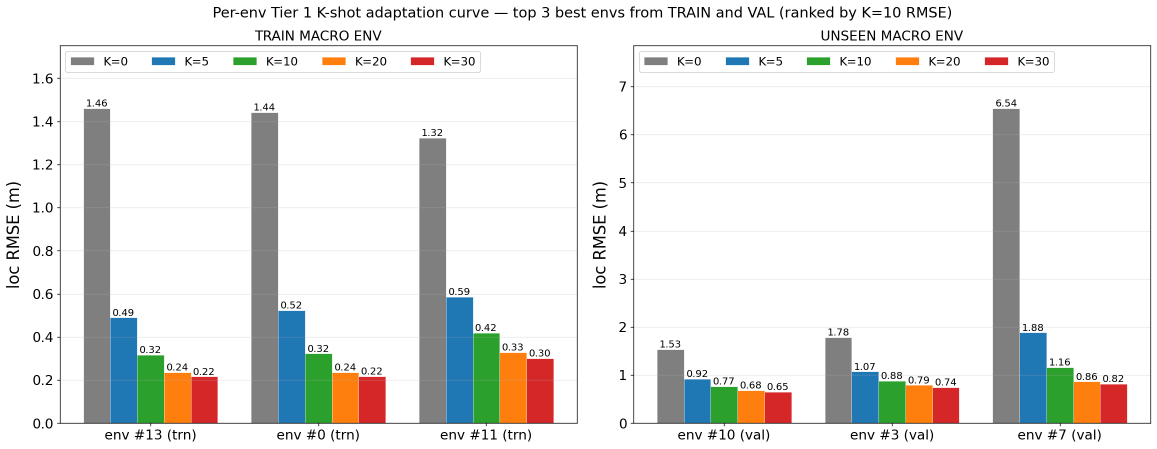
#> input picture figures/tier1_top5_per_env.png, 2313 x 898 px, found by its file name (shown at 1/2 size)
$ python viz_tier1_top5_bw_overlay.py
#> lines starting #> are read from the running program, lines starting #| are printed output that depends on the picture; after the words box and inside, x2 and y2 are one past the last pixel; in counts of white or black regions, pixels touching at a corner belong together
"""Add a black/white-print-friendly pattern overlay to an existing
`tier1_top5_per_env.png` figure.

The original figure encodes per-point localization error via the
`coolwarm` colormap (blue=low, red=high). When printed in grayscale,
both ends of `coolwarm` collapse to similar mid-grays, so the error
information is lost.

This script keeps every original pixel of the figure (colors,
position, axis labels, colorbar — nothing changes) and ONLY adds a
stippling pattern whose density scales with the same per-point error
that the color encodes. The pattern rides ON TOP of the dots:
   - low-error (blue) dots get sparse stippling  -> light gray in B&W
   - high-error (red) dots get dense stippling   -> dark in B&W
On a color print, the colors still tell the story. On a B&W laser
print, the stippling density carries the same story.

The script is data-agnostic: it never touches the underlying CSV or
checkpoint, only the PNG pixels.

Usage:
    python3.11 -m scripts.viz_tier1_top5_bw_overlay \\
        --in  figures/tier1_top5_per_env.png \\
        --out figures/tier1_top5_per_env_bw.png
"""
from __future__ import annotations
import argparse
import numpy as np
from PIL import Image, ImageDraw
from scipy import ndimage


# [17 lines left out: function _coolwarm_to_err, not called in this run]


def _is_data_pixel(rgb: np.ndarray) -> np.ndarray:
    """Boolean mask: True where this pixel is a scatter dot (vs.
    background, axis chrome, or colorbar). A data pixel is saturated
    and lies somewhere on the coolwarm trajectory between blue and red."""
    r, g, b = rgb[..., 0].astype(np.float32), rgb[..., 1].astype(np.float32), rgb[..., 2].astype(np.float32)
    chroma = np.maximum(np.maximum(r, g), b) - np.minimum(np.minimum(r, g), b)
    luma = 0.299 * r + 0.587 * g + 0.114 * b
    is_colored = chroma > 15
    not_chrome = luma > 25
    return is_colored & not_chrome


def _is_tab10_outline(rgb: np.ndarray) -> np.ndarray:
    """matplotlib's tab10 colormap has 10 saturated colors used for
    the auto-cycled marker edgecolors. They're NOT part of the
    coolwarm error encoding — exclude them from stippling."""
    tab10 = {(31, 119, 180), (255, 127, 14), (44, 160, 44),
             (214, 39, 40), (148, 103, 189), (140, 86, 75),
             (227, 119, 194), (127, 127, 127), (188, 189, 34),
             (23, 190, 207)}
    r, g, b = rgb[..., 0].astype(np.int32), rgb[..., 1].astype(np.int32), rgb[..., 2].astype(np.int32)
    # Match tab10 within ±2 per channel (anti-alias edges)
    matched = np.zeros(rgb.shape[:2], dtype=bool)
    for tr, tg, tb in tab10:
        matched |= ((np.abs(r - tr) <= 3) & (np.abs(g - tg) <= 3) & (np.abs(b - tb) <= 3))
    return matched


def _build_cross_overlay(size: tuple[int, int], dot_mask: np.ndarray) -> Image.Image:
    """Draw a small black "+" cross at the center of every scatter dot.

    Simple, high-contrast pattern that reads on B&W print: every dot
    gets a visible black crosshair whether or not the underlying
    color is dark. The pattern density carries no information; the
    cross is uniform across all dots. The dot COLOR still carries the
    error magnitude; on B&W print, the cross just ensures each dot
    is visually distinct from the background.
    """
    H, W = size
    overlay = np.zeros((H, W, 4), dtype=np.uint8)
    period = 5
    for y in range(0, H, period):
        for x in range(0, W, period):
            block = dot_mask[y:y+period, x:x+period]
            if not block.any():
                continue
            cy = y + period // 2
            cx = x + period // 2
            # 5x5 black "+": horizontal stroke 5px wide, vertical stroke 5px tall
            for d in range(-2, 3):
                if 0 <= cy < H and 0 <= cx+d < W:
                    overlay[cy, cx+d] = [0, 0, 0, 255]
                if 0 <= cy+d < H and 0 <= cx < W:
                    overlay[cy+d, cx] = [0, 0, 0, 255]
            # Center pixel black
            if 0 <= cy < H and 0 <= cx < W:
                overlay[cy, cx] = [0, 0, 0, 255]
    return Image.fromarray(overlay, mode="RGBA")


def main():
    p = argparse.ArgumentParser()
    p.add_argument("--in", dest="in_path",
                   default="../figures/tier1_top5_per_env.png")
    p.add_argument("--out", dest="out_path",
                   default="../figures/tier1_top5_per_env_bw.png")
    p.add_argument("--vmin", type=float, default=0.0)
    p.add_argument("--vmax", type=float, default=0.7)
    args = p.parse_args()

    src = Image.open(args.in_path).convert("RGB")
    arr = np.array(src)
    H, W, _ = arr.shape
    print(f"loaded {args.in_path}: {W}x{H}")
#| loaded ../figures/tier1_top5_per_env.png: 2313x898

    # Mask: only put crosshairs on actual scatter dots (not background,
    # not axis text/lines, not the colorbar, not tab10 outlines).
    is_dot = _is_data_pixel(arr)
#> in _is_data_pixel, `is_colored = chroma > 15`:
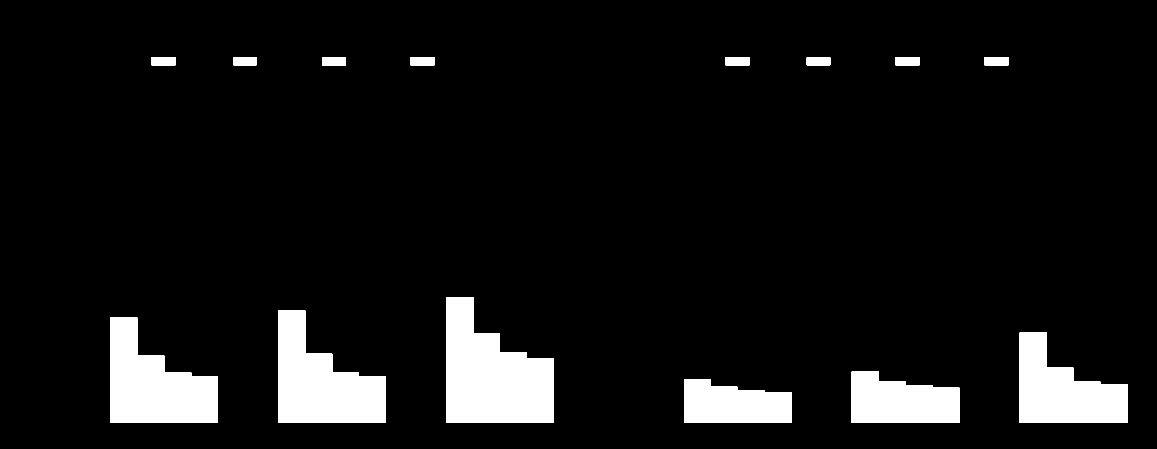
#> is_colored: shape (898, 2313) bool (shown at 1/2 size); 7.8% white; 14 white regions, largest, box (x1, y1, x2, y2) and area: (892, 594, 1108, 846) 37979, (556, 621, 772, 846) 30255, (220, 635, 436, 846) 29331
    is_outline = _is_tab10_outline(arr)
#> in _is_tab10_outline, `r, g, b = rgb[..., 0].astype(np.int32), rgb[..., 1].astype(np.int32), ..`:
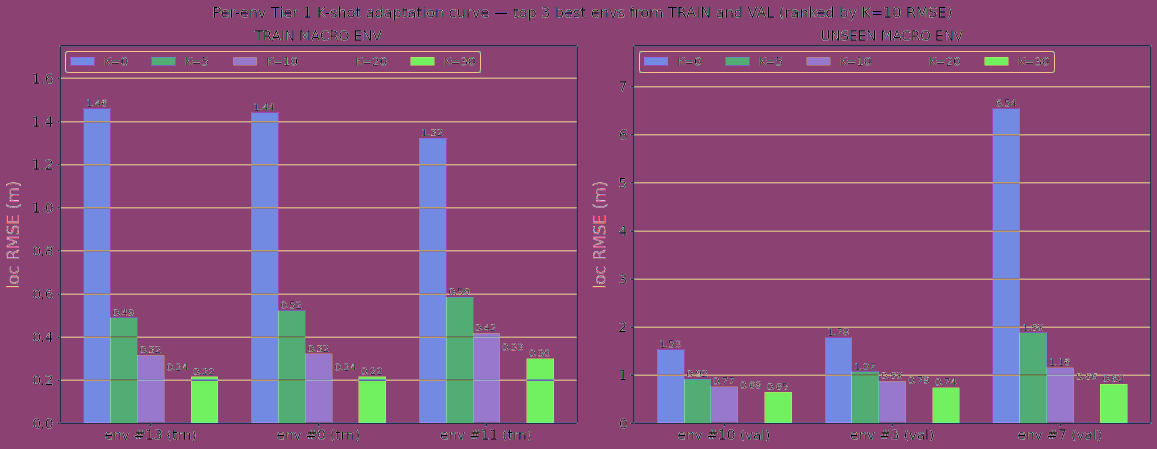
#> r: shape (898, 2313) int32 (shown at 1/2 size); 256 distinct labels, from 0 to 255; one colour per label, 0 black
#> in _is_tab10_outline, `r, g, b = rgb[..., 0].astype(np.int32), rgb[..., 1].astype(np.int32), ..`:
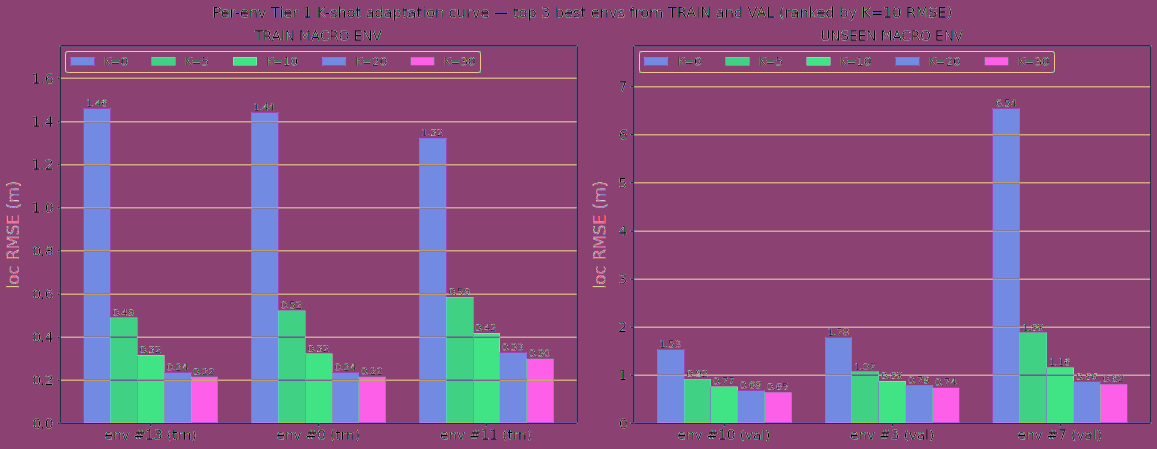
#> g: shape (898, 2313) int32 (shown at 1/2 size); 256 distinct labels, from 0 to 255; one colour per label, 0 black
#> in _is_tab10_outline, `r, g, b = rgb[..., 0].astype(np.int32), rgb[..., 1].astype(np.int32), ..`:
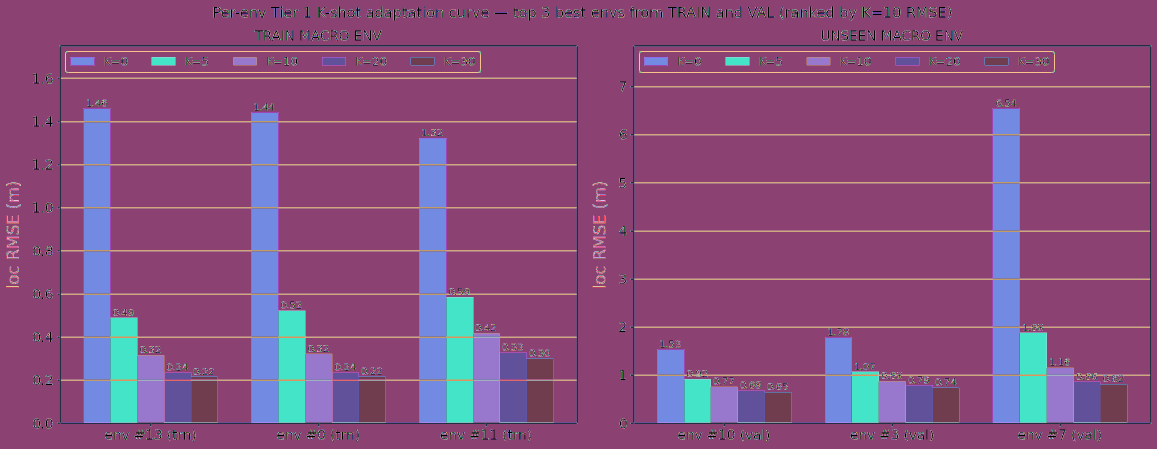
#> b: shape (898, 2313) int32 (shown at 1/2 size); 256 distinct labels, from 0 to 255; one colour per label, 0 black
#> after the loop in _is_tab10_outline, `for tr, tg, tb in tab10:`:
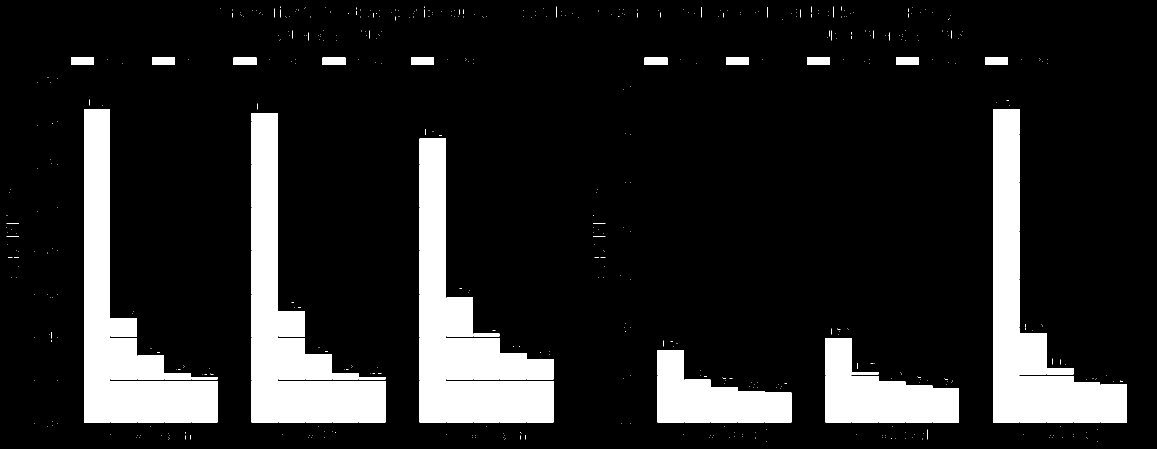
#> matched: shape (898, 2313) bool (shown at 1/2 size); 14.4% white; 590 white regions (493 under 20 px), largest, box (x1, y1, x2, y2) and area: (1986, 366, 2039, 462) 5088, (1986, 270, 2039, 365) 5035, (1986, 463, 2039, 558) 5035
    is_dot_interior = is_dot & ~is_outline
#> is_dot_interior: shape (898, 2313) bool; 0.5% white in thin lines or dots, all inside (x1, y1, x2, y2) = (220, 114, 2255, 846)

    overlay = _build_cross_overlay((H, W), is_dot_interior)
#> after the loop in _build_cross_overlay, `for y in range(0, H, period):`:
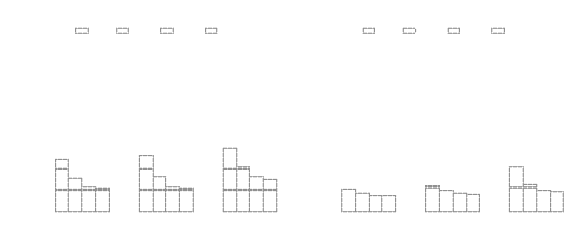
#> overlay: shape (898, 2313, 4) (shown at 1/4 size); mean of channels 0, 1, 2, 3 0, 0, 0, 2.1; transparent parts drawn white

    # 4) Composite: crosshairs go ON TOP of the original colors,
    #    but ONLY inside data dots (not over background / chrome).
    stip_arr = np.array(overlay)
    keep_mask = is_dot_interior.astype(np.uint8) * 255
    stip_arr[..., 3] = np.minimum(stip_arr[..., 3], keep_mask)
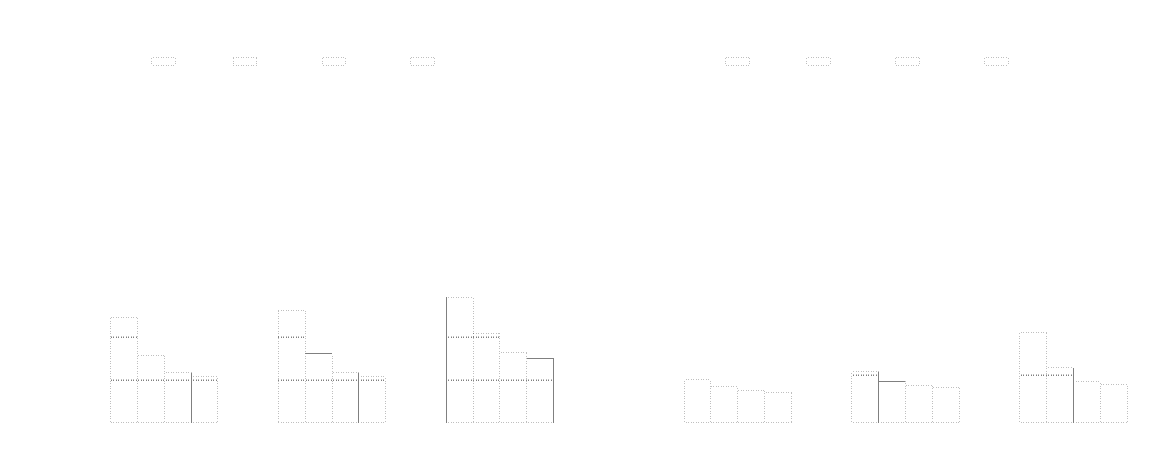
#> stip_arr: shape (898, 2313, 4) (shown at 1/2 size); 0.67% of pixels changed, all inside (x1, y1, x2, y2) = (220, 110, 2255, 850); transparent parts drawn white

    src_rgba = src.convert("RGBA")
#> src_rgba is the input picture: PIL image 2313x898 RGBA; mean R, G, B, A 229.8, 230.1, 227.9, 255
    composited = Image.alpha_composite(src_rgba, Image.fromarray(stip_arr, mode="RGBA"))
    composited.convert("RGB").save(args.out_path, dpi=(130, 130))
    print(f"saved → {args.out_path}")
    n_stipple = int((stip_arr[..., 3] > 0).sum())
#> n_stipple = 2849
    n_dots = int(is_dot_interior.sum())
#> n_dots = 10471
    print(f"  stipple dots placed: {n_stipple}  over  data-dot px: {n_dots}")
#|   stipple dots placed: 2849  over  data-dot px: 10471


if __name__ == "__main__":
    main()

$ run again, with figures/lse_row0_circles.png copied over figures/tier1_top5_per_env.png
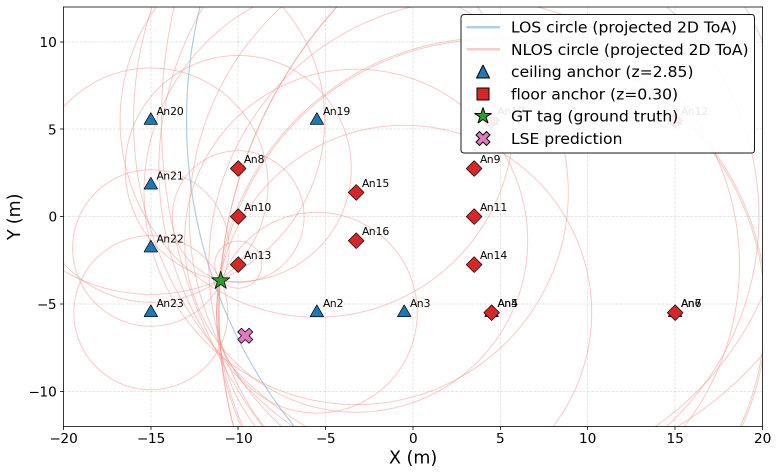
#> input picture figures/lse_row0_circles.png, 1556 x 948 px, found by its file name (shown at 1/2 size)
#| loaded ../figures/tier1_top5_per_env.png: 1556x948
#> is_colored: shape (948, 1556) bool; 4.4% white; 45 white regions (15 under 20 px), largest, box (x1, y1, x2, y2) and area: (128, 14, 1184, 853) 51974, (1311, 307, 1524, 852) 5593, (955, 177, 977, 199) 484
#> not_chrome: shape (948, 1556) bool; 98.9% white; black in thin lines or dots
#> after the loop in _is_tab10_outline, `for tr, tg, tb in tab10:`:
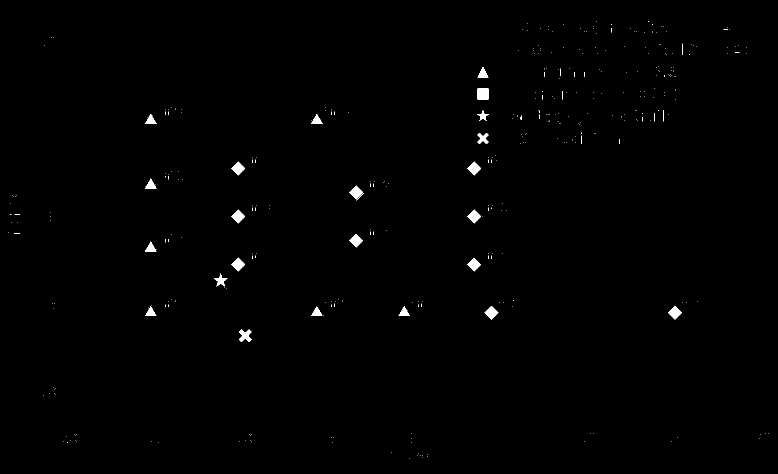
#> matched: shape (948, 1556) bool (shown at 1/2 size); 0.55% white; 377 white regions (352 under 20 px), largest, box (x1, y1, x2, y2) and area: (955, 177, 977, 199) 484, (478, 659, 503, 684) 393, (463, 323, 490, 351) 392
#> is_dot_interior: shape (948, 1556) bool; 3.9% white in thin lines or dots, all inside (x1, y1, x2, y2) = (128, 14, 1524, 853)
#> stip_arr: shape (948, 1556, 4); mean R, G, B, A 0, 0, 0, 3.6
#> in main, src_rgba is the input picture: PIL image 1556x948 RGBA; mean R, G, B, A 247.9, 246, 245.9, 255
#> in main, `composited = Image.alpha_composite(src_rgba, Image.fromarray(stip_arr,..`:
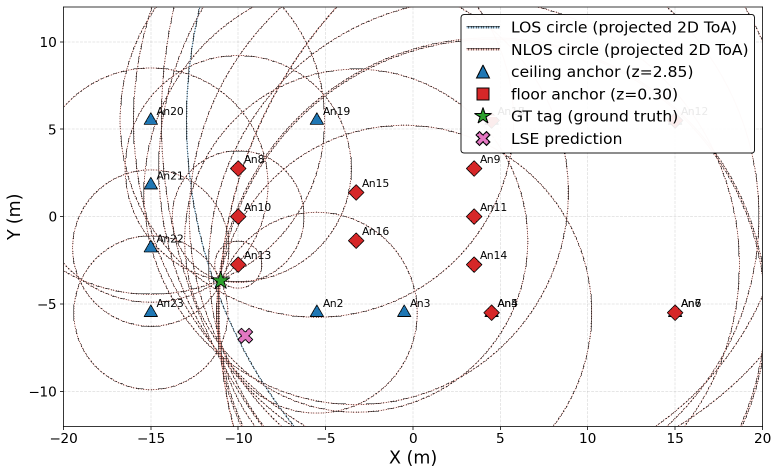
#> composited: PIL image 1556x948 RGBA (shown at 1/2 size); mean R, G, B, A 244.5, 243.1, 243.1, 255
#> n_stipple = 20787
#> n_dots = 57479
#|   stipple dots placed: 20787  over  data-dot px: 57479

$ run again, with figures/lse_row100_circles.png copied over figures/tier1_top5_per_env.png
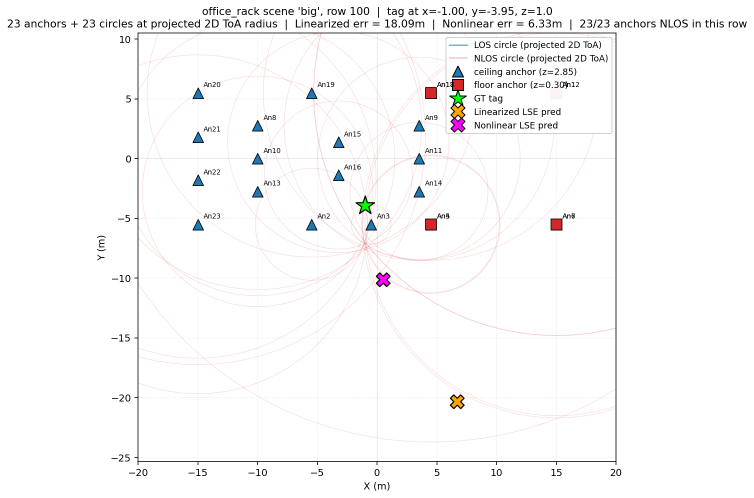
#> input picture figures/lse_row100_circles.png, 1508 x 996 px, found by its file name (shown at 1/2 size)
#| loaded ../figures/tier1_top5_per_env.png: 1508x996
#> is_colored: shape (996, 1508) bool; 2.2% white; 53 white regions (15 under 20 px), largest, box (x1, y1, x2, y2) and area: (277, 67, 1231, 885) 24674, (851, 175, 873, 197) 480, (851, 438, 873, 460) 480
#> not_chrome: shape (996, 1508) bool; 99.2% white; black in thin lines or dots
#> after the loop in _is_tab10_outline, `for tr, tg, tb in tab10:`:
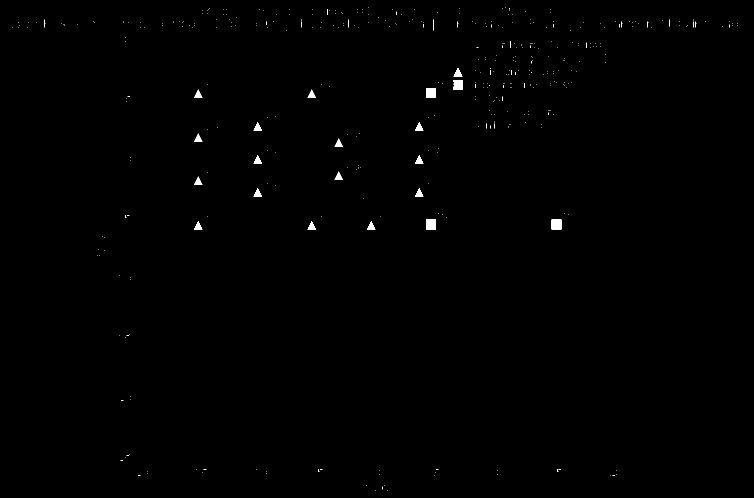
#> matched: shape (996, 1508) bool (shown at 1/2 size); 0.31% white; 418 white regions (397 under 20 px), largest, box (x1, y1, x2, y2) and area: (852, 176, 872, 196) 400, (852, 439, 872, 459) 400, (1103, 439, 1123, 459) 400
#> is_dot_interior: shape (996, 1508) bool; 1.9% white in thin lines or dots, all inside (x1, y1, x2, y2) = (277, 67, 1231, 885)
#> stip_arr: shape (996, 1508, 4); mean R, G, B, A 0, 0, 0, 1.7
#> in main, src_rgba is the input picture: PIL image 1508x996 RGBA; mean R, G, B, A 249.6, 249, 249.1, 255
#> in main, `composited = Image.alpha_composite(src_rgba, Image.fromarray(stip_arr,..`:
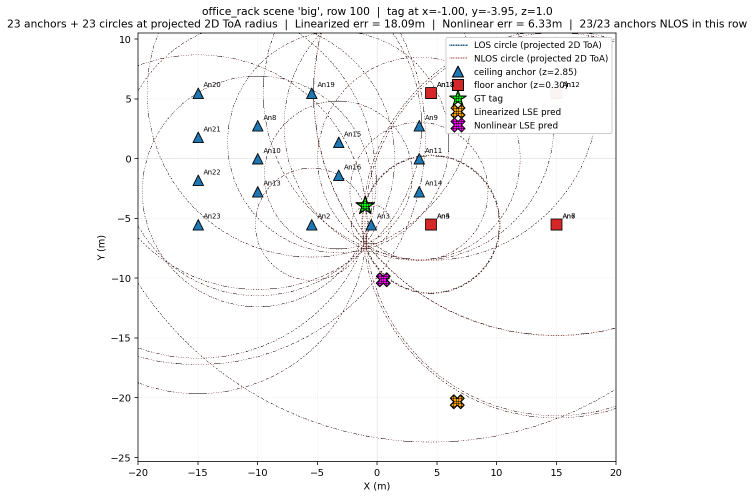
#> composited: PIL image 1508x996 RGBA (shown at 1/2 size); mean R, G, B, A 248, 247.6, 247.7, 255
#> n_stipple = 10068
#> n_dots = 28499
#|   stipple dots placed: 10068  over  data-dot px: 28499
